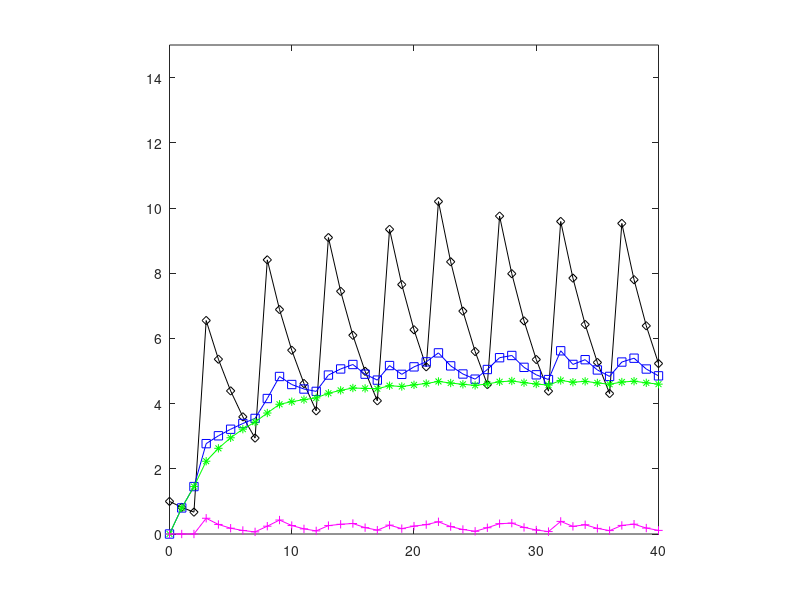

MATLAB code for this plot: (Note: this script raises an error after producing the figure.)
%   The PCNN 1-D demo code was written by Kun Zhan
%   $Revision: 1.0.0.0 $  $Date: 2016/03/25 $ 20:25:48 $

%   Reference:
%   K Zhan, J Shi, H Wang, Y Xie, Q Li, 
%   "Computational Mechanisms of 
%   Pulse-Coupled Neural Networks: A Comprehensive Review," 
%   Archives of Computational Methods in Engineering, 2016.

clear
T = 40;
s = [0.5 0.35 0.5 0.8 0.63 0.5 0.99];
[~, n] = size(s);
Y = zeros(T+1,n); F = Y; L = F; E = F + 1; U = F;
for t = 1:T;
    K = conv(Y(t,:),[0.707 1 0.707],'same');
    F(t+1,:) = exp(-0.2).*F(t,:) +  0.1*K + s;
    L(t+1,:) = exp(-0.5).*L(t,:) + 0.2.*K;
    U(t+1,:) = F(t+1,:).*(1+0.5*L(t+1,:));
    E(t+1,:) = exp(-0.2).*E(t,:) + 6.*Y(t,:);
    Y(t+1,:) = double(U(t+1,:)>E(t+1,:));
end
t = [0:1:T];
c = (n+1)./2;
figure(1)
plot(t,E(:,c),'k-d',...
     t,U(:,c),'b-s',...
     t,F(:,c),'g*-',...
     t,L(:,c),'m+-')

axis square, axis([0 40 0 15])
h = legend('$\Theta_{ij}(n)$','$U_{ij}(n)$',...
    '$F_{ij}(n)$','$L_{ij}(n)$',1);
set(h,'Interpreter','latex')
title('$f=0.8,g=0.8,\Theta_{ij}(0)=1, U_{ij}(0)=0,\forall i,j$','Interpreter','latex')
xlabel('Iterative time \it{n}')
figure(2),
stem(t,Y(:,c))
axis([0 40 0 1.2])